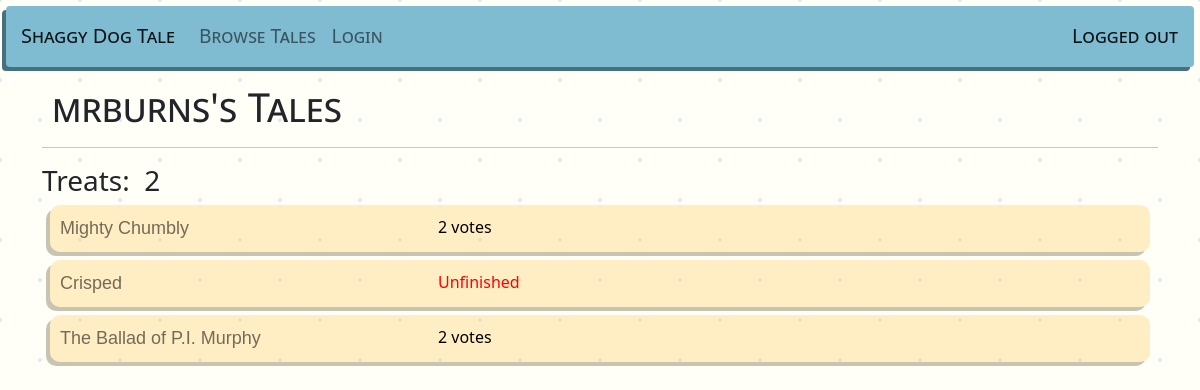
The app's page /shaggydogtale/contributed/8 with its own data.
### shaggydogtale/models.py (models this page shows, shortened)
class Contribution(models.Model):
    user = models.ForeignKey(User, related_name='contributions', on_delete=models.CASCADE)
    story = models.ForeignKey(Story, related_name='contributions', on_delete=models.CASCADE)
    section = models.CharField(max_length=1) # b = beginning, m = middle, e = end

class Story(models.Model):
    title = models.CharField(max_length=100)
    beginning = models.TextField(max_length=2000)
    middle = models.TextField(max_length=2000)
    end = models.TextField(max_length=2000)

### shaggydogtale/views.py (the view)
# urls.py: path('contributed', views.Contributed, name="contributed"),
def Contributed(request, user_id=None):
    title = None
    if user_id == None:
        contributions = Contribution.objects.filter(user = request.user)
        title = 'Your Tales'
    else:
        user = User.objects.get(id=user_id)
        contributions = Contribution.objects.filter(user = user)
        title = f'{user.username}\'s Tales'
    rating = 0
    for contribution in contributions.all():
        for vote in contribution.story.votes.all():
            rating += vote.vote
    context = {
        'title': title,
        'contributions': contributions,
        'rating': rating
    }
    return render(request, 'shaggydogtale/contributed.html', context)

### shaggydogtale/templates/shaggydogtale/contributed.html
{% extends 'shaggydogtale/base.html' %}
{% block body %}
<div class="container">
    <div class="row">
        <div class="col">
            <h1 class="page-title">{{title}}</h1>
            <hr>
            <h3>Treats:&nbsp;<img src="https://cdn-icons-png.flaticon.com/512/5793/5793514.png" alt="" width="25px"> {{rating}}</h3>
                {% for contribution in contributions %}<div class="story-item">
                    <div class="col">
                        <a class="story" href="{% url 'shaggydogtale:view' contribution.story.id %}">{{contribution.story.title}}</a>
                    </div>
                    <div class="col">
                        {% if contribution.story.contributions.count < 3 %}
                            <div style="color: red">Unfinished</div>
                        {% else %}
                            {{contribution.story.votes.count}} votes
                        {% endif %}
                    </div>
                </div>
                {% endfor %}
        </div>
    </div>
</div>
{% endblock body %}

### shaggydogtale/static/shaggydogtale/style.css (style rules this page uses)
a.story:link { color:#0000008C; font-family: Verdana, Geneva, Tahoma, sans-serif; font-weight: 500; font-size: large; text-decoration:none; }
.page-title { font-family:'Segoe UI', Tahoma, Geneva, Verdana, sans-serif; font-weight:400; font-variant: small-caps; text-rendering:geometricPrecision; margin: 10px; }
.story-item { background-color: #ffca5953; margin: 8px; padding: 10px; box-shadow: -4px 4px #5a472053; border-radius: 10px; color: black; font-family: 'Segoe UI', Tahoma, Geneva, Verdana, sans-serif; display: grid; grid-template-columns: 35% 65%; }
.background { background-color: #fffff7; opacity: 1; background-image: radial-gradient(#dbedf4 2px, transparent 2px), radial-gradient(#dbedf4 2px, #fffff7 2px); background-size: 80px 80px; background-position: 0 0,40px 40px; }

### records on screen
Contribution: story "Mighty Chumbly", story.votes.count "2"
Contribution: story "Crisped", shows "Unfinished"
Contribution: story "The Ballad of P.I. Murphy", story.votes.count "2"

### other values on screen
{{ title }} "mrburns's Tales"
{{ rating }} "2"
